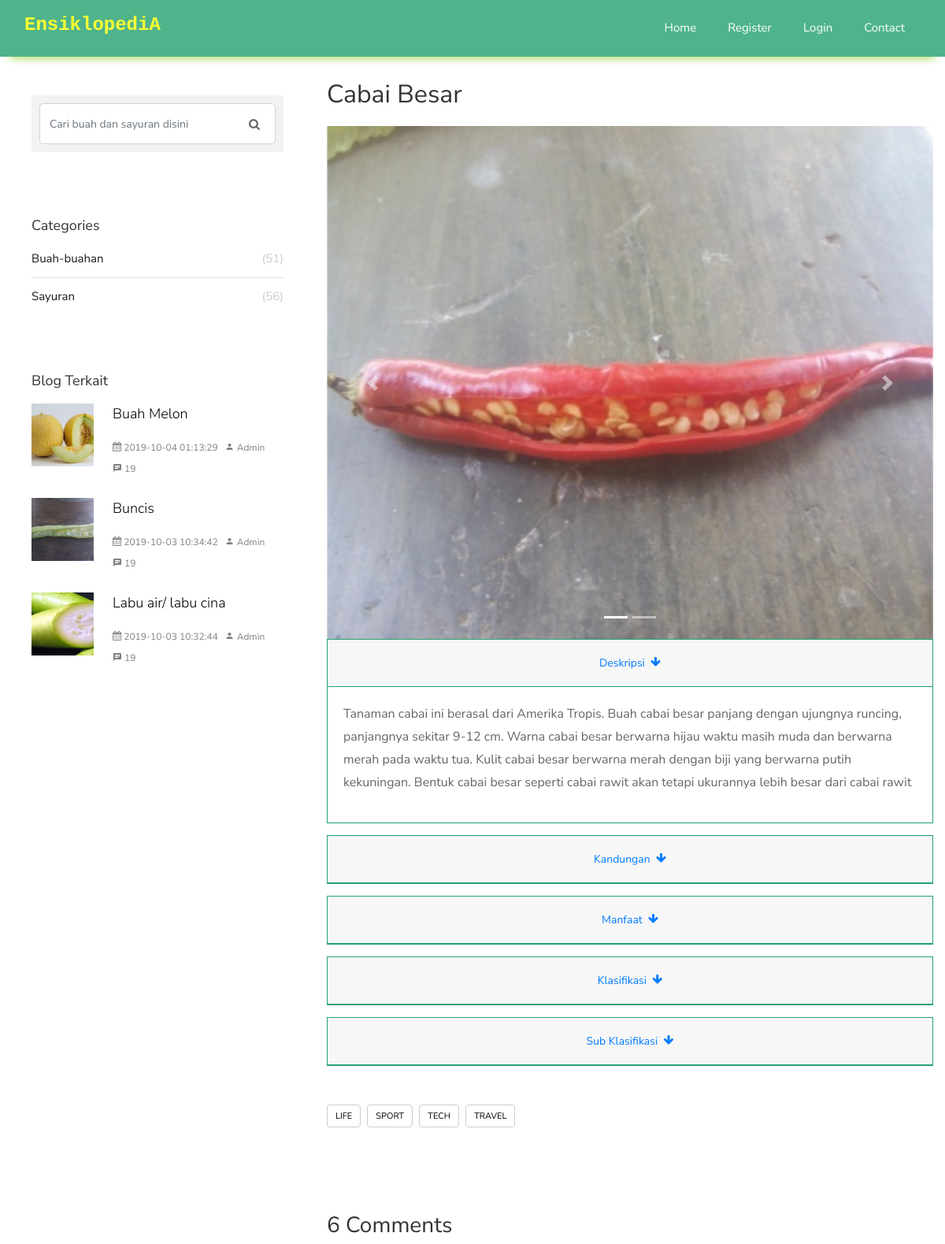
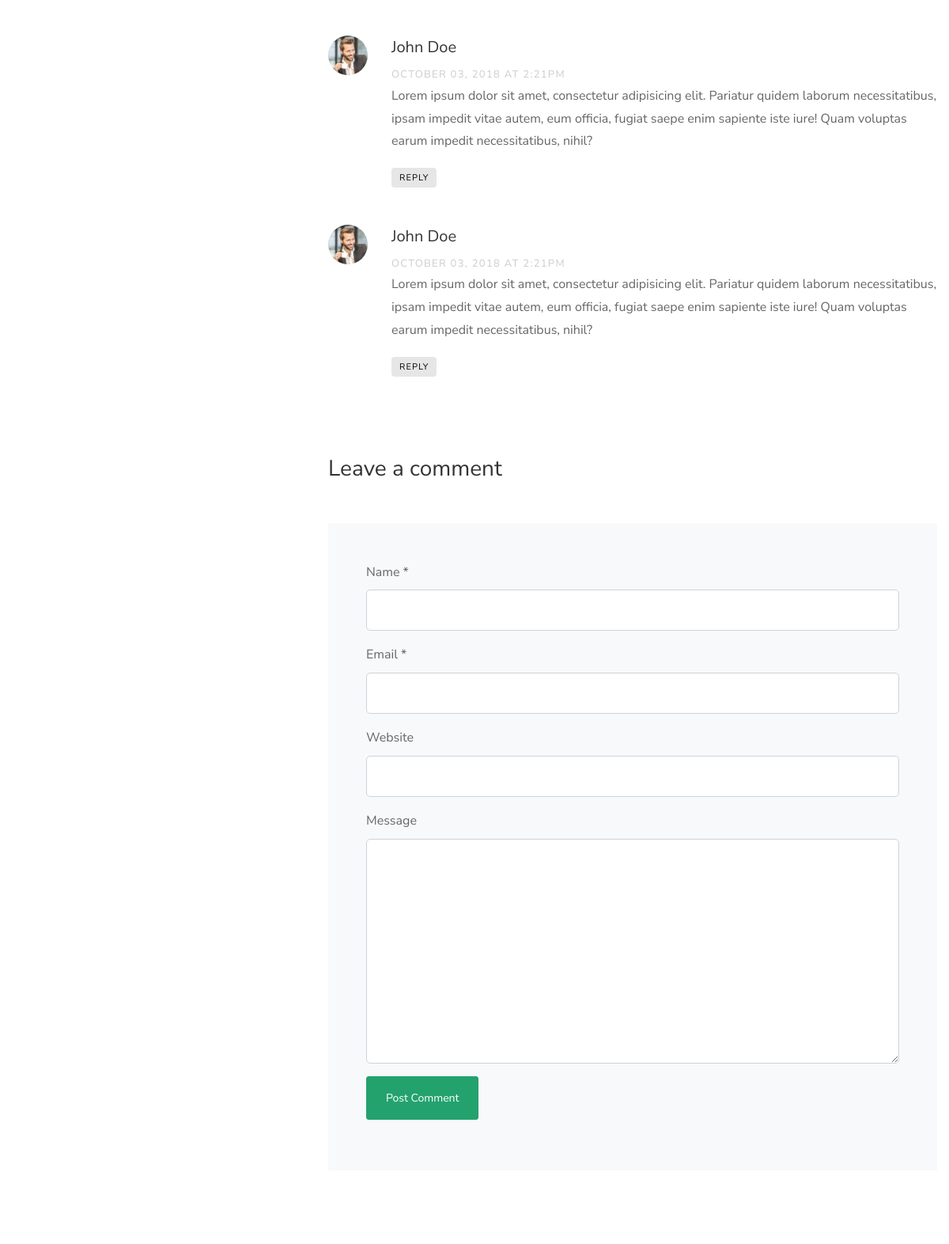
Screenshot of /search/detail/05-01-20185a4f316c57848 (upper part) with the database file from the repository (2 pictures, top to bottom).
### tables this page shows
CREATE TABLE `ensiklopedia_data` (
  `data_id` varchar(100) NOT NULL,
  `kategori` varchar(50) NOT NULL,
  `nama` varchar(255) DEFAULT NULL,
  `jenis` varchar(255) DEFAULT NULL,
  `deskripsi` longtext,
  `kandungan` text,
  `manfaat` text,
  `klasifikasi` text,
  `sub_klasifikasi` text,
  `video` varchar(255) DEFAULT NULL,
  `created_at` datetime NOT NULL,
  `updated_at` timestamp NOT NULL DEFAULT CURRENT_TIMESTAMP,
  `is_active` int(1) NOT NULL DEFAULT '1',
  `cek` int(1) NOT NULL DEFAULT '0',
  `term` text,
  `similarity` double DEFAULT NULL,
  `time` varchar(10) NOT NULL
);

CREATE TABLE `ensiklopedia_foto` (
  `jenis_foto` varchar(250) NOT NULL,
  `id_jenis` int(11) NOT NULL,
  `id_master` varchar(100) NOT NULL
);

### application/views/main/front-end.php (called while the page is built, shortened)
<?php
$this->load->view("partials/head");
$this->load->view("partials/navbar");
$this->load->view($page,$content);

### application/controllers/Search.php (called while the page is built, shortened)
<?php
class Search extends CI_Controller
{
	public function __construct()
	{
		$this->load->model("Mbuah_sayur", "data");
		$this->load->model("Mboyermoore", "boyer");
	}
	public function detail($data_id = "")
	{
		$this->load->model("Visitor", "visit");
		$data["content"] = $this->data->getById(array("data_id" => $data_id));
		$data["page"] = "pages/search/search_detail";
		$this->load->view("main/front-end", $data);
	}
}

### index.php (called while the page is built, shortened)
<?php
require_once BASEPATH.'core/CodeIgniter.php';

### application/models/Mbuah_sayur.php (called while the page is built, shortened)
<?php
class Mbuah_sayur extends CI_Model
{
	public function getAll($limit = 12, $not_in = "")
	{
		if (!empty($not_in)) {
			$this->db->where_not_in("data_id", $not_in);
		}
		return $this->db->order_by("created_at", "DESC")->get("ensiklopedia_data", $limit)->result();
	}
	public function getById($where = array())
	{
		return $this->db->where($where)->get("ensiklopedia_data")->row();
	}
}

### application/views/pages/search/search_detail.php (the view, shortened to what this page needs)
<section class="ftco-section ftco-degree-bg">
	<div class="container">
		<div class="row">
			<div class="col-md-8 order-md-last ftco-animate">
				<h2 class="mb-3"><?= $content->nama ?></h2>
				<?php
				$foto = $this->db->where("id_master", $content->data_id)->get("ensiklopedia_foto")->result();
				?>
				<div id="carouselExampleIndicators" class="carousel slide" data-ride="carousel">
					<ol class="carousel-indicators">
						<?php foreach ($foto as $key => $item): ?>
							<li data-target="#carouselExampleIndicators"
								data-slide-to="<?= $key ?>" <?= $key == 0 ? 'class="active"' : '' ?>></li>
						<?php endforeach; ?>
					</ol>
					<div class="carousel-inner">
						<?php foreach ($foto as $key => $item): ?>
							<div class="carousel-item <?= $key == 0 ? 'active' : '' ?>">
								<img class="d-block w-100" src="<?= base_url("img/$item->jenis_foto") ?>"
									 alt="First slide">
							</div>
						<?php endforeach; ?>
					</div>
					<a class="carousel-control-prev" href="#carouselExampleIndicators" role="button" data-slide="prev">
						<span class="carousel-control-prev-icon" aria-hidden="true"></span>
					</a>
					<a class="carousel-control-next" href="#carouselExampleIndicators" role="button" data-slide="next">
						<span class="carousel-control-next-icon" aria-hidden="true"></span>
					</a>
				</div>
				<div id="accordion">
					<div class="card">
						<div class="card-header" id="headingOne">
							<h5 class="mb-0 text-center">
								<button class="btn btn-link" data-toggle="collapse" data-target="#collapseOne"
										aria-expanded="true" aria-controls="collapseOne">
									Deskripsi &nbsp;<i class="icon-arrow-down"></i>
								</button>
							</h5>
						</div>
						<div id="collapseOne" class="collapse show" aria-labelledby="headingOne"
							 data-parent="#accordion">
							<div class="card-body">
								<p><?= $content->deskripsi ?></p>
							</div>
						</div>
					</div>
					<div class="card">
						<div class="card-header" id="headingTwo">
							<h5 class="mb-0 text-center">
								<button class="btn btn-link collapsed" data-toggle="collapse" data-target="#collapseTwo"
										aria-expanded="false" aria-controls="collapseTwo">
									Kandungan &nbsp;<i class="icon-arrow-down"></i>
								</button>
							</h5>
						</div>
					</div>
					<div class="card">
						<div class="card-header" id="headingThree">
							<h5 class="mb-0 text-center">
								<button class="btn btn-link collapsed" data-toggle="collapse"
										data-target="#collapseThree" aria-expanded="false"
										aria-controls="collapseThree">
									Manfaat &nbsp;<i class="icon-arrow-down"></i>
								</button>
							</h5>
						</div>
					</div>
					<div class="card">
						<div class="card-header" id="headingFor">
							<h5 class="mb-0 text-center">
								<button class="btn btn-link collapsed" data-toggle="collapse" data-target="#collapseFor"
										aria-expanded="false" aria-controls="collapseFor">
									Klasifikasi &nbsp;<i class="icon-arrow-down"></i>
								</button>
							</h5>
						</div>
					</div>
					<div class="card">
						<div class="card-header" id="headingFive">
							<h5 class="mb-0 text-center">
								<button class="btn btn-link collapsed" data-toggle="collapse"
										data-target="#collapseFive" aria-expanded="false" aria-controls="collapseFive">
									Sub Klasifikasi &nbsp;<i class="icon-arrow-down"></i>
								</button>
							</h5>
						</div>
					</div>
				</div>
				<div class="tag-widget post-tag-container mb-5 mt-5">
					<div class="tagcloud">
						<a href="#" class="tag-cloud-link">Life</a>
						<a href="#" class="tag-cloud-link">Sport</a>
						<a href="#" class="tag-cloud-link">Tech</a>
						<a href="#" class="tag-cloud-link">Travel</a>
					</div>
				</div>
				<div class="pt-5 mt-5">
					<h3 class="mb-5">6 Comments</h3>
					<ul class="comment-list">
						<li class="comment">
							<div class="vcard bio">
								<img src="<?=base_url("front-end/images/person_1.jpg")?>" alt="Image placeholder">
							</div>
							<div class="comment-body">
								<h3>John Doe</h3>
								<div class="meta">October 03, 2018 at 2:21pm</div>
								<p>Lorem ipsum dolor sit amet, consectetur adipisicing elit. Pariatur quidem laborum
									necessitatibus, ipsam impedit vitae autem, eum officia, fugiat saepe enim sapiente
									iste iure! Quam voluptas earum impedit necessitatibus, nihil?</p>
								<p><a href="#" class="reply">Reply</a></p>
							</div>
						</li>
						<li class="comment">
							<div class="vcard bio">
								<img src="<?=base_url("front-end/images/person_1.jpg")?>" alt="Image placeholder">
							</div>
							<div class="comment-body">
								<h3>John Doe</h3>
								<div class="meta">October 03, 2018 at 2:21pm</div>
								<p>Lorem ipsum dolor sit amet, consectetur adipisicing elit. Pariatur quidem laborum
									necessitatibus, ipsam impedit vitae autem, eum officia, fugiat saepe enim sapiente
									iste iure! Quam voluptas earum impedit necessitatibus, nihil?</p>
								<p><a href="#" class="reply">Reply</a></p>
							</div>
						</li>
					</ul>
					<div class="comment-form-wrap pt-5">
						<h3 class="mb-5">Leave a comment</h3>
						<form action="#" class="p-5 bg-light">
							<div class="form-group">
								<label for="name">Name *</label>
								<input type="text" class="form-control" id="name">
							</div>
							<div class="form-group">
								<label for="email">Email *</label>
								<input type="email" class="form-control" id="email">
							</div>
							<div class="form-group">
								<label for="website">Website</label>
								<input type="url" class="form-control" id="website">
							</div>
							<div class="form-group">
								<label for="message">Message</label>
								<textarea name="" id="message" cols="30" rows="10" class="form-control"></textarea>
							</div>
							<div class="form-group">
								<input type="submit" value="Post Comment" class="btn py-3 px-4 btn-primary">
							</div>
						</form>
					</div>
				</div>
			</div>
			<div class="col-md-4 sidebar ftco-animate">
				<div class="sidebar-box">
					<form action="<?=base_url("search#result")?>" method="get" class="search-form">
						<div class="form-group">
							<span class="icon icon-search"></span>
							<input type="text" class="form-control" name="q" placeholder="Cari buah dan sayuran disini" required>
						</div>
					</form>
				</div>
				<div class="sidebar-box ftco-animate">
					<div class="categories">
						<h3>Categories</h3>
						<li><a href="#">Buah-buahan <span>(51)</span></a></li>
						<li><a href="#">Sayuran <span>(56)</span></a></li>
					</div>
				</div>
				<div class="sidebar-box ftco-animate">
					<h3>Blog Terkait</h3>
					<?php
					$data = $this->data->getAll(3,$content->data_id);
					foreach ($data as $key => $val) :?>
						<div class="block-21 mb-4 d-flex">
							<?php
							$foto = $this->db->where("id_master", $val->data_id)->get("ensiklopedia_foto")->row();
							?>
							<a class="blog-img mr-4" style="background-image: url('<?=base_url("img/$foto->jenis_foto")?>');"></a>
							<div class="text">
								<h3 class="heading"><a href="<?=base_url("search/detail/$val->data_id")?>"><?=$val->nama?></a></h3>
								<div class="meta">
									<div><a href="<?=base_url("search/detail/$val->data_id")?>"><span class="icon-calendar"></span> <?=$val->created_at?></a></div>
									<div><a href="<?=base_url("search/detail/$val->data_id")?>"><span class="icon-person"></span> Admin</a></div>
									<div><a href="<?=base_url("search/detail/$val->data_id")?>"><span class="icon-chat"></span> 19</a></div>
								</div>
							</div>
						</div>
					<?php endforeach; ?>
				</div>
			</div>
		</div>
	</div>
</section>

### front-end/css/icomoon.css (style rules this page uses)
[class^="icon-"], [class*=" icon-"] { font-family: 'icomoon' !important; speak: none; font-style: normal; font-weight: normal; font-variant: normal; text-transform: none; line-height: 1; -webkit-font-smoothing: antialiased; -moz-osx-font-smoothing: grayscale; }
.icon-search:before { content: "\f002"; }
.icon-arrow-down:before { content: "\f063"; }
.icon-calendar:before { content: "\f073"; }
.icon-chat:before { content: "\e0b7"; }
.icon-person:before { content: "\e7fd"; }

### application/views/partials/head.php (style rules this page uses)
.card { border: 1px solid #23a26e !important; border-radius: unset; margin-bottom: 15px; }
.card-header { border-bottom: 1px solid #23a26e !important; }

### rows the page displays
ensiklopedia_data: nama "Cabai Besar", deskripsi "Tanaman cabai ini berasal dari Amerika Tropis. Buah cabai besar panjang dengan ujungnya runcing, panjangnya sekitar 9-12 cm. Warna cabai besar berwarna hijau waktu masih muda dan berwarna merah pada waktu tua. Kulit cabai besar berwarna merah dengan biji yang berwarna putih kekuningan. Bentuk cabai besar seperti cabai rawit akan tetapi ukurannya lebih besar dari cabai rawit"
ensiklopedia_foto: jenis_foto (picture)
ensiklopedia_data: ensiklopedia_foto.jenis_foto (picture), nama "Buah Melon", created_at "2019-10-04 01:13:29"
ensiklopedia_data: ensiklopedia_foto.jenis_foto (picture), nama "Buncis", created_at "2019-10-03 10:34:42"
ensiklopedia_data: ensiklopedia_foto.jenis_foto (picture), nama "Labu air/ labu cina", created_at "2019-10-03 10:32:44"
